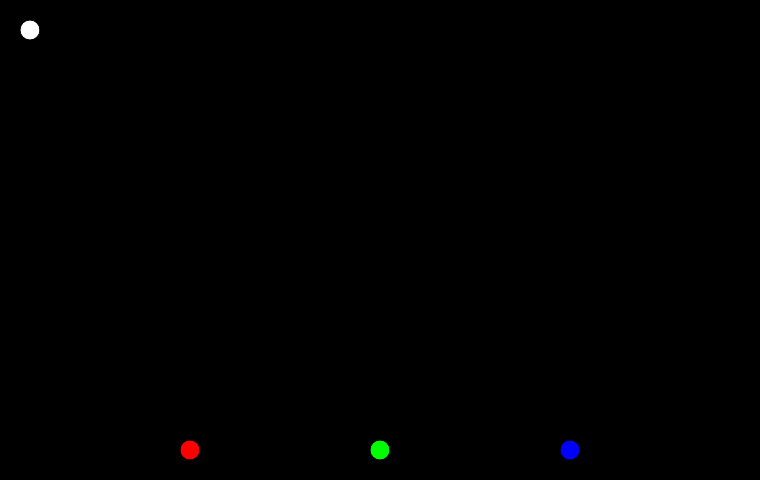
Frame 1 (no input)
Frame 60 (no input): identical to frame 1, image omitted
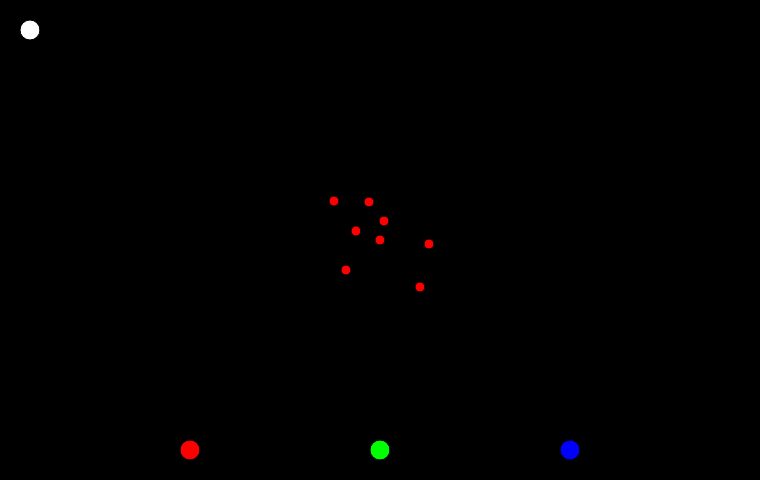
Frame 120 (the mouse pressed at the canvas centre since frame 60)

The p5.js sketch that drew these frames (run headless with seeded random() and noise() and a simulated clock; from frame 60 on, the mouse is pressed at the canvas centre):

// p5.js sketch
// ── sketch.js
var dataPoints = []
var initiateKNN = false;
var pointerColor = "red";
var gap1, gap2, gap3, ht;

function drawPoints(){
  for(let p = 0; p < dataPoints.length; p++){
    if(dataPoints[p].color === "red") fill(255, 0, 0);
    else if(dataPoints[p].color === "green") fill(0, 255, 0);
    else fill(0, 0, 255);
    ellipse(dataPoints[p].points.x, dataPoints[p].points.y, 10, 10);
  }
}

function switchButton(){
  fill(255);
  ellipse(30, 30, 20, 20);
}

function ColorButtons(){
  
  let gaps = width / 4;
  ht = height - 30;
  gap1 = gaps * 1;
  gap2 = gaps * 2;
  gap3 = gaps * 3;

  fill(255, 0, 0);
  ellipse(gap1, ht, 20, 20);
  fill(0, 255, 0);
  ellipse(gap2, ht, 20, 20);
  fill(0, 0, 255);
  ellipse(gap3, ht, 20, 20);

}

function addPoints(){
  if(!initiateKNN){
    for(let i=0; i<7; i++){
      dataPoints.push({points: createVector(Math.floor(-50 + mouseX + Math.random() * 100), -50 + mouseY + Math.floor(Math.random() * 100)), color: pointerColor});
    }
    dataPoints.push({points: createVector(mouseX, mouseY), color: pointerColor});
  }
}

function mousePressed(){
  if(10 < mouseX && mouseX < 50 && 10 < mouseY && mouseY < 50){
    initiateKNN = !initiateKNN;
  }else if(!initiateKNN && gap1-20 < mouseX && mouseX < gap1+20 && ht-20 < mouseY && mouseY < ht+20){
    pointerColor = "red";
  }else if(!initiateKNN && gap2-20 < mouseX && mouseX < gap2+20 && ht-20 < mouseY && mouseY < ht+20){
    pointerColor = "green";
  }else if(!initiateKNN && gap3-20 < mouseX && mouseX < gap3+20 && ht-20 < mouseY && mouseY < ht+20){
    pointerColor = "blue";
  }else{
    addPoints();
  }
}

function checkCondition(red, green, blue){
  if(red == 0 && green == 0 && blue == 0) return "";
  else if(red == 1 && green == 1 && blue == 1) return "Draw";
  else if(red > 1) return "Red";
  else if(green > 1) return "Green";
  else if(blue > 1) return "Blue";
}

function trackMouse(){
  let red_c = 0, green_c = 0, blue_c = 0;
  fill(255);
  ellipse(mouseX, mouseY, 10, 10);
  if(dataPoints.length > 2){
    for(let i=0; i<3; i++){
      switch (dataPoints[i].color) {
        case "red":
          red_c++;
          break;
        case "green":
          green_c++;
          break;
        case "blue":
          blue_c++;
          break;
        default:
          break;
      }
      let ans = checkCondition(red_c, green_c, blue_c);
      textSize(32);
      stroke(255);
      strokeWeight(2);
      text(ans, width / 2, height - 50);
      line(mouseX, mouseY, dataPoints[i].points.x, dataPoints[i].points.y);
      noStroke();
    }
    
  }
}

function sortFunctionComparator(coord_a, coord_b){
  let mouse = createVector(mouseX, mouseY);
  let mag_1 = p5.Vector.sub(mouse,coord_a.points).mag();
  let mag_2 = p5.Vector.sub(mouse,coord_b.points).mag();
  return mag_1 - mag_2;
}

function calculateKNN(){
  dataPoints = dataPoints.sort(sortFunctionComparator);
  trackMouse();
}

function setup(){
  createCanvas(screen.availWidth * 0.95, screen.availHeight * 0.80);
}


function draw(){
  background(0);
  switchButton();
  ColorButtons();
  drawPoints();
  if(initiateKNN){
    calculateKNN();
  }
}
